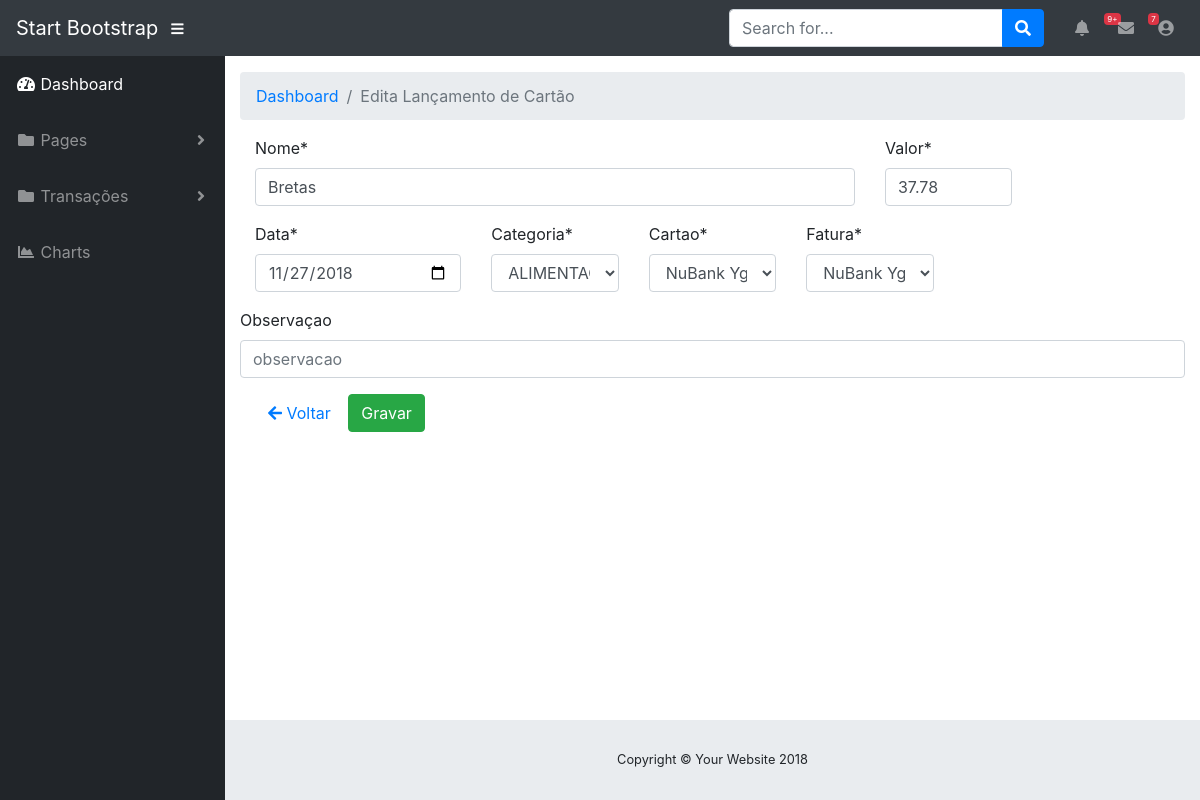
/cartao/manusear?id=9&id_cartao=1, run on the app's committed database.
### tables this page shows
CREATE TABLE `transacoes` (
  `id_transacao` int(11) NOT NULL,
  `nome` varchar(45) NOT NULL,
  `valor` float(10,2) NOT NULL,
  `id_categoria` int(11) NOT NULL,
  `data_cadastro` date NOT NULL,
  `data_efetivada` date DEFAULT NULL,
  `pago` varchar(1) DEFAULT 'N',
  `id_conta` int(11) NOT NULL,
  `observacao` longtext,
  `id_fatura_cartao` int(11) DEFAULT NULL
);

### application/controllers/Cartao.php (called while the page is built, shortened)
<?php
class Cartao extends CI_Controller {
	function __construct(){
	$this->load->model('m_cartao');
	}
	public function manusear()
	{
		$id = $_GET['id'];
		$id_cartao = $_GET['id_cartao'];
		$variaveis['id_transacao'] = $id;
		$variaveis['categorias'] = $this->m_cartao->listar_categorias();
		$variaveis['cartoes'] = $this->m_cartao->listar_cartoes();
		$variaveis['data'] = date("Y-m-d");
		if ($id == 0) {
			$variaveis['nome'] = '';
			$variaveis['valor'] = '';
			$variaveis['data_cadastro'] = date("Y-m-d");
			$variaveis['categoria'] = '';
			$variaveis['cartao'] = $id_cartao;
			$variaveis['fatura'] = '';
			$variaveis['faturas'] = $this->m_cartao->faturas($id_cartao);
			$variaveis['observacao'] = '';
		} else {
			$transacao = $this->m_cartao->transacao($id);
			$variaveis['nome'] = $transacao->row()->nome;
			$variaveis['valor'] = $transacao->row()->valor;
			$variaveis['data_cadastro'] = $transacao->row()->data_cadastro;
			$variaveis['categoria'] = $transacao->row()->id_categoria;
			$variaveis['observacao'] = $transacao->row()->observacao;
			$variaveis['cartao'] = $this->m_cartao->fatura_id_cartao($transacao->row()->id_fatura)->row()->id_cartao;
			$variaveis['fatura'] = $transacao->row()->id_fatura;
		 	$variaveis['faturas'] = $this->m_cartao->faturas($id_cartao);
			}
			$variaveis['id_cartao'] = $id_cartao;
			$this->load->view('v_cabecalho');
			$this->load->view('cadastros/v_manuseia_cartao', $variaveis);
			$this->load->view('v_rodape');
	}
}

### index.php (called while the page is built, shortened)
<?php
require_once BASEPATH.'core/CodeIgniter.php';

### application/models/m_cartao.php (called while the page is built, shortened)
<?php
class m_cartao extends CI_Model {
	public function transacao($id_transacao){
				return $this->db->query("SELECT *
                                 FROM   transacoes t left join faturas f on t.id_fatura_cartao = f.id_fatura
																 WHERE  id_transacao = $id_transacao");
	}
	public function listar_categorias(){
			return $this->db->query("SELECT id_categoria,
																			 nome
																FROM categorias
																WHERE id_tipo = 2");
	}
	public function faturas($id_cartao){
			return $this->db->query("SELECT f.id_fatura,
																			f.paga,
	   																	CONCAT(c.nome,' - ',f.dt_vencimento) as nome,
																			f.dt_vencimento,
																			f.vlr_fatura,
                                      c.id_cartao,
																			c.nome as nome_cartao,
																			c.vlr_aberto,
																			c.vlr_limite - c.vlr_aberto as vlr_limite_restante
															 FROM faturas f, cartoes c
															 WHERE f.id_cartao = c.id_cartao
															 AND   f.paga = 'N'
															 AND	 f.id_cartao = $id_cartao");
	}
	public function listar_cartoes(){
			return $this->db->query("SELECT id_cartao,
																			 nome,
																			 vlr_aberto,
																			 vlr_limite - vlr_aberto as vlr_limite_restante
																FROM cartoes");
	}
}

### application/views/cadastros/v_manuseia_cartao.php (the view)
          <ol class="breadcrumb">
            <li class="breadcrumb-item">
              <a href="<?= base_url('include');?>/inicio">Dashboard</a>
            </li>
                <?php if($id_transacao== 0):?>
                <li class="breadcrumb-item active">Novo Lançamento de Cartão</li>
                <?php else: ?>
                <li class="breadcrumb-item active">Edita Lançamento de Cartão</li>
                <?php endif ?>
          </ol>
<div class="page-content" id="manusear_despesas">
		<div class="container-fluid">
			<section class="box-typical box-panel mb-4" id="form_despesas">
        <div class="widget-container fluid-height">
          <div class="box-typical-body">
            <form action="<?= base_url("cartao/gravar?id={$id_transacao}&id_cartao={$id_cartao}")?>" method="post">
				<div class="row">
              		<div class="col-lg-8" id="manusear_despesa">
              				<fieldset class="form-group">
              					<label class="form-label" for="nome">Nome*</label>
              					<input class="form-control proximo_campo" id="nome" name="nome" type="text" value= "<?= $nome; ?>" placeholder="Nome do lançamento de Cartão" size="40" required>
              				</fieldset>
              		</div>
                  <div class="col-lg-2" id="manusear_despesa">
                      <fieldset class="form-group">
                        <label class="form-label" for="valor">Valor*</label>
                        <input class="form-control proximo_campo" id="valor" name="valor" type="number" value= "<?= $valor; ?>" step="0.01" size="30" required>
                      </fieldset>
                  </div>
                  <div class="col-lg-3" id="manusear_despesa">
                      <fieldset class="form-group">
                        <label class="form-label" for="data">Data*</label>
                        <input class="form-control proximo_campo" id="data" name="data" type="date" value= "<?= $data_cadastro; ?>" value = "<?= $data; ?>" placeholder="Data" size="80">
                      </fieldset>
                  </div>
                      <div class="col-lg-2" id="div_categoria">
                          <fieldset class="form-group">
                            <label class="form-label" for="categoria" id="categoria">Categoria*</label>
                            <select class="form-control proximo_campo uppercase" id="categoria" name="categoria" onChange="dados(this.value);">
                            <?php foreach($categorias -> result() as $categorias): ?>
                              <?php if($categoria== $categorias->id_categoria):?>
                                  <option value="<?= $categorias->id_categoria; ?>" selected> <?= $categorias->nome; ?></option>
                              <?php else: ?>
                                  <option value="<?= $categorias->id_categoria; ?>"> <?= $categorias->nome; ?></option>
                              <?php endif ?>
                            <?php endforeach; ?>
							             </select>
                          </fieldset>
                      </div>
                      <div class="col-lg-2" id="div_cartao">
                          <fieldset class="form-group">
                            <label class="form-label" for="cartao" id="cartao">Cartao*</label>
                            <select class="form-control proximo_campo uppercase" id="cartao" name="cartao">
                            <?php foreach($cartoes -> result() as $cartoes): ?>
                              <?php if($cartao== $cartoes->id_cartao):?>
                                  <option value="<?= $cartoes->id_cartao; ?>" selected> <?= $cartoes->nome; ?></option>
                              <?php else: ?>
                                  <option value="<?= $cartoes->id_cartao; ?>"> <?= $cartoes->nome; ?></option>
                              <?php endif ?>
                            <?php endforeach; ?>
							             </select>
                          </fieldset>
                      </div>
                      <div class="col-lg-2" id="div_fatura">
                          <fieldset class="form-group">
                            <label class="form-label" for="fatura" id="fatura">Fatura*</label>
                            <select class="form-control proximo_campo uppercase" id="fatura" name="fatura">
                            <?php foreach($faturas -> result() as $faturas): ?>
                              <?php if($fatura== $faturas->id_fatura):?>
                                  <option value="<?= $faturas->id_fatura; ?>" selected> <?= $faturas->nome; ?></option>
                              <?php else: ?>
                                  <option value="<?= $faturas->id_fatura; ?>"> <?= $faturas->nome; ?></option>
                              <?php endif ?>
                            <?php endforeach; ?>
							             </select>
                          </fieldset>
                      </div>
              		<div class="col-lg-50" id="manusear_despesa">
              				<fieldset class="form-group">
              					<label class="form-label" for="observacao">Observaçao</label>
              					<input class="form-control proximo_campo" id="observacao" name="observacao" type="textarea" value= "<?= $observacao; ?>" placeholder="observacao" size="100">
              				</fieldset>
              		</div>
              	</div>
                <a class="btn btn-info-outline" href="<?= base_url('cartao')?>"><i class="fa fa-arrow-left"></i>&nbsp;Voltar</a>
                        <button type="submit" class="btn btn-inline btn-success pull-right" id="manusear_despesa">Gravar</button>
      </form>
			</div>
		</section>
    </div>
 </div>

### include/css/sb-admin.css (style rules this page uses)
html { position: relative; min-height: 100%; }
body { height: 100%; }
:root { --input-padding-x: 0.75rem; --input-padding-y: 0.75rem; }

### data on the page
transacoes: nome "Bretas", valor "37.78", data "11/27/2018"

### other printed values
form field categoria "ALIMENTAÇÃO"
form field cartao "NuBank Ygor"
form field fatura "NuBank Ygor - 2019-01-10"
